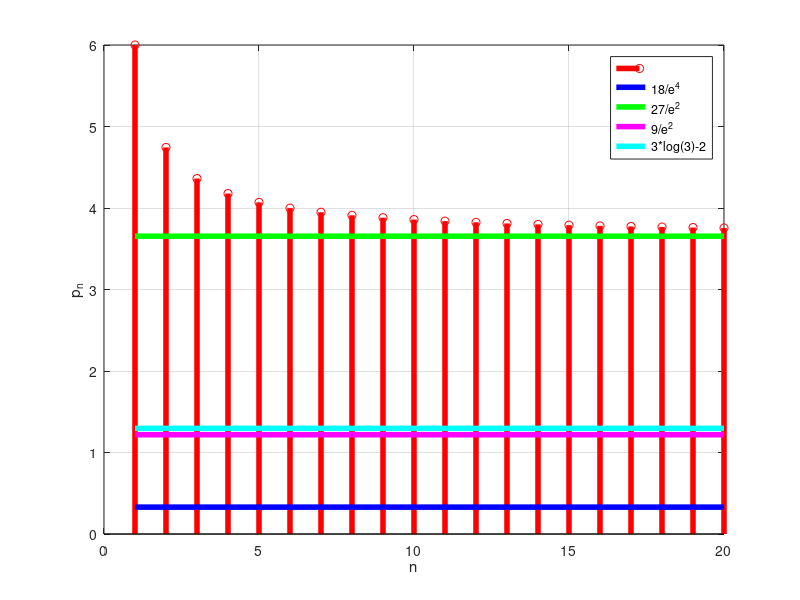

Reproduce this figure in MATLAB.
clc;
clear;
close;

maxlen = 20;
for n = 1:maxlen,
k = 1:2*n;
p(n)= (prod(n+k)/(n^(2*n)))^(1/n);
end

stem(1:maxlen,p,'r','LineWidth',4)
hold
sol = [18/e^4 27/e^2 9/e^2 3*log(3)-2];
%stem(sol,'b','LineWidth',4)
y = ones(1,maxlen);
plot(1:maxlen,sol(1)*y,'b','LineWidth',4)
plot(1:maxlen,sol(2)*y,'g','LineWidth',4)
plot(1:maxlen,sol(3)*y,'m','LineWidth',4)
plot(1:maxlen,sol(4)*y,'c','LineWidth',4)
hold off
legend('','18/e^4','27/e^2', '9/e^2', '3*log(3)-2',"location","northeast");
xlabel('n')
ylabel('p_n')
grid;
hold off
print ('ee16b1032.eps', '-color')

